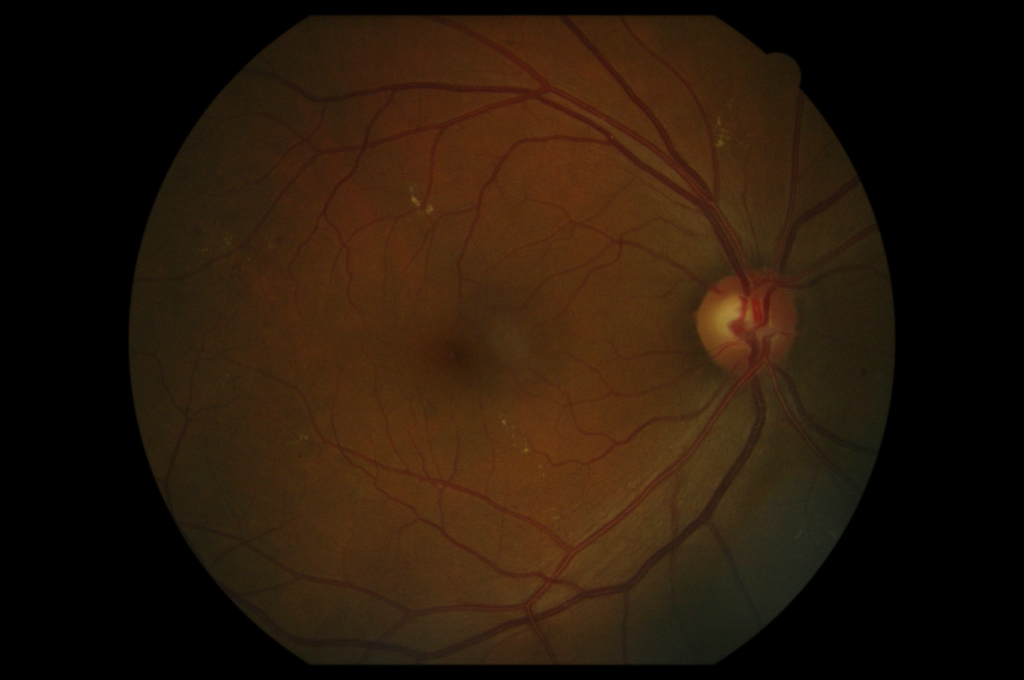
#> input picture reports/figures/examples/C0021833.jpg, 2048 x 1360 px (shown at 1/2 size)
$ jupyter execute eye_report.ipynb   (shell and % lines are left out)   (older library calls are emulated)
#> lines starting #> are read from the running program, lines starting #| are printed output that depends on the picture; after the words box and inside, x2 and y2 are one past the last pixel; in counts of white or black regions, pixels touching at a corner belong together
#> further down, img is the input picture: shape (1360, 2048, 3); mean R, G, B 40.1, 24.2, 10.3
# Summary Report for Eye Projects

Darvin Yi (darvinyi[at]Stanford[dot]edu)
Carson Lam (carsonl[at]Stanford[dot]edu)

We can give the summary reports for the following projects:
- Data Preprocessing
- Exudate/Microaneurysm Segmentation
- Diabetic Retinopathy Classification
- Sliding Window Abnormality Detection

# Data Preprocessing

We do a few things, but we'll focus on showing off the following:
- Tight Cropping
- Adaptive Histogram Equalization

## Tight Cropping

Most of the image will be black background.  Thus, we want to crop very tightly around the eye as much as possible to give the network the most information as possible.

[cell 1]
import numpy as np
import scipy.misc
from skimage.filters import threshold_otsu
from skimage import measure,exposure

import matplotlib.pyplot as plt

# Function to do cropping
def tight_crop(img,size=None):
    img_gray = np.mean(img, 2)
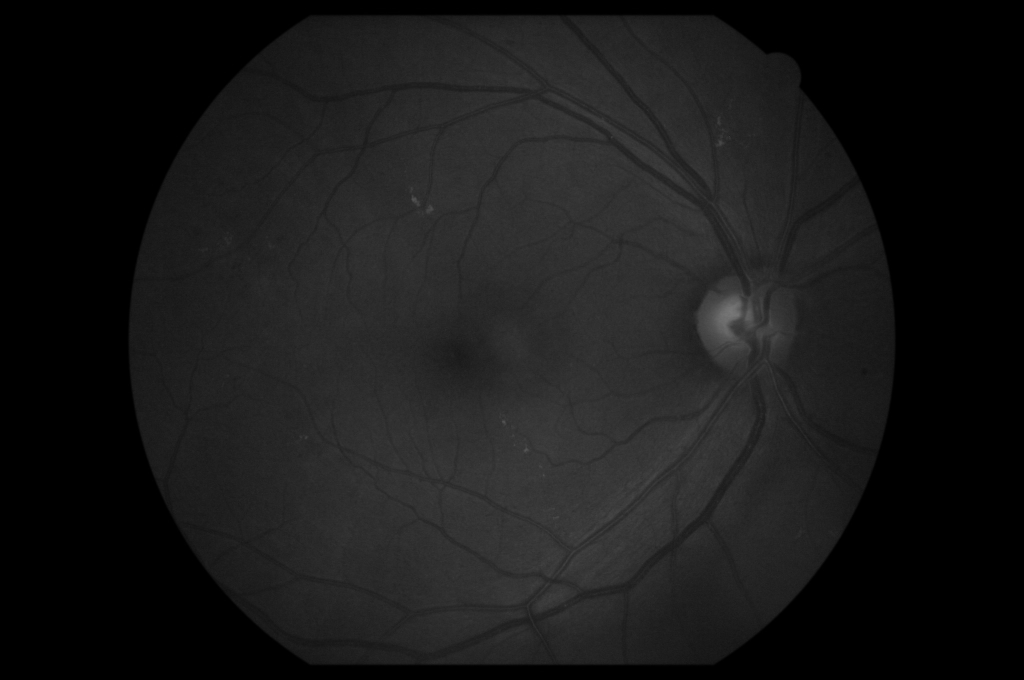
#> img_gray: shape (1360, 2048) float32 (shown at 1/2 size); min 0, max 0.477, mean 0.0976
    img_bw = img_gray > threshold_otsu(img_gray)
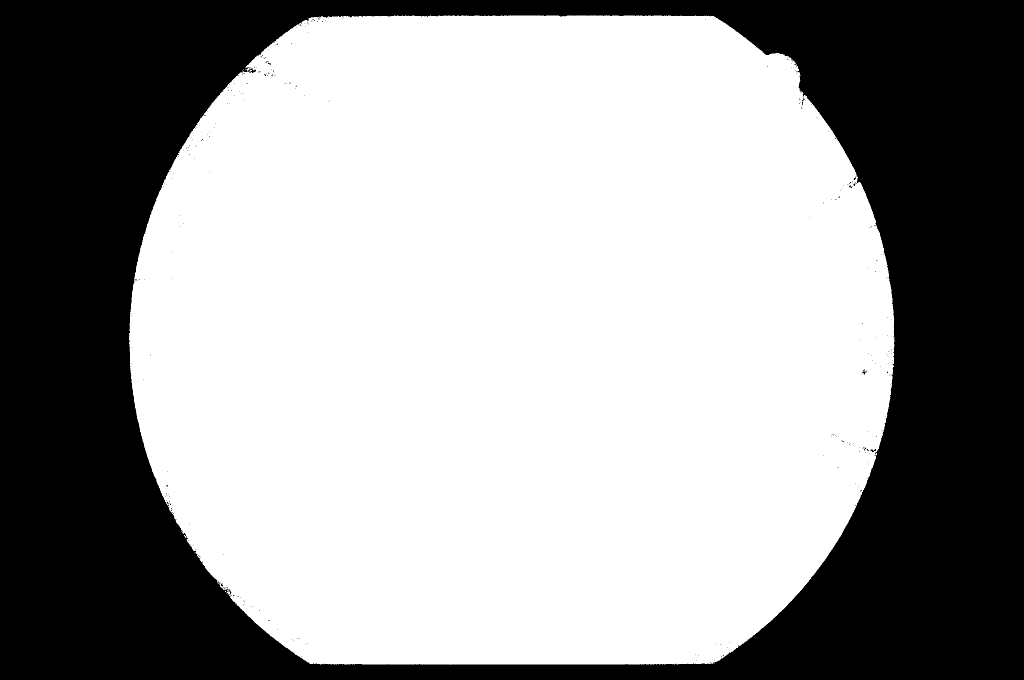
#> img_bw: shape (1360, 2048) bool (shown at 1/2 size); 61.4% white; 286 black regions (282 under 20 px), largest, box (x1, y1, x2, y2) and area: (0, 0, 2048, 1360) 1075547, (1725, 739, 1734, 749) 38, (1740, 898, 1752, 904) 35, (1603, 195, 1609, 211) 27
    img_label = measure.label(img_bw, background=0)
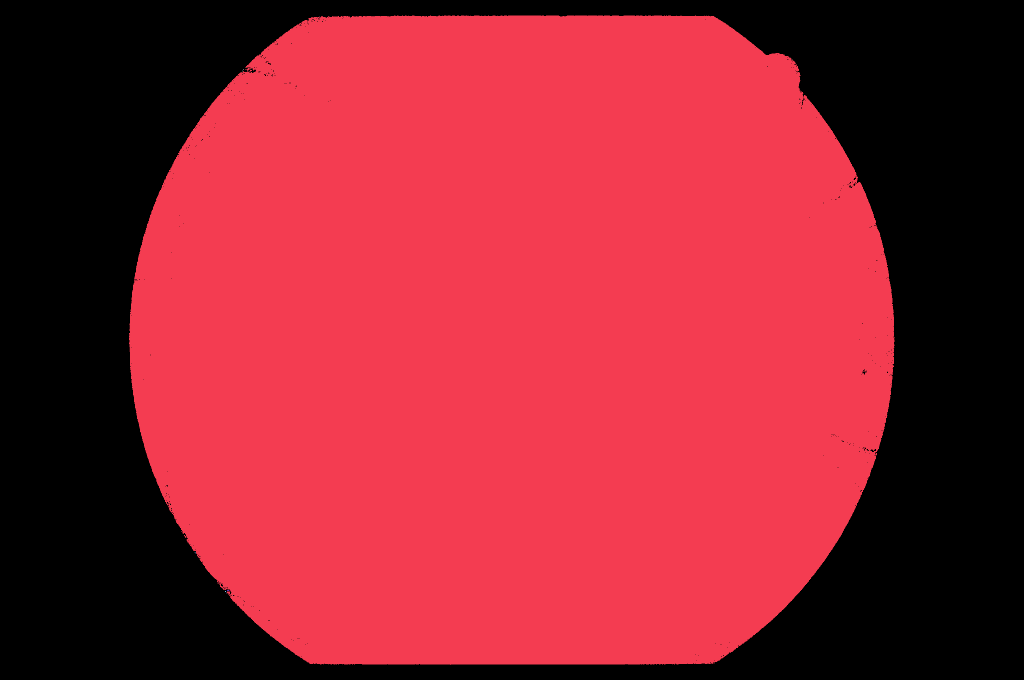
#> img_label: shape (1360, 2048) int32 (shown at 1/2 size); 10 distinct labels, from 0 to 9; one colour per label, 0 black
    largest_label = np.argmax(np.bincount(img_label.flatten())[1:]) + 1
#> largest_label = 1
    img_circ = (img_label == largest_label)
    img_xs = np.sum(img_circ, 0)
#> img_xs = 2048 values, max 1299 at index 900, min 0 at index 0, mean 834.5
    img_ys = np.sum(img_circ, 1)
#> img_ys = 1360 values, max 1531 at index 676, min 0 at index 0, mean 1256.6
    xs = np.where(img_xs > 0)
    ys = np.where(img_ys > 0)
    y_lo = np.min(ys)
#> y_lo = 31
    y_hi = np.max(ys)
#> y_hi = 1329
    x_lo = np.min(xs)
#> x_lo = 258
    x_hi = np.max(xs)
#> x_hi = 1788
    img_crop = img[y_lo:y_hi, x_lo:x_hi, :]
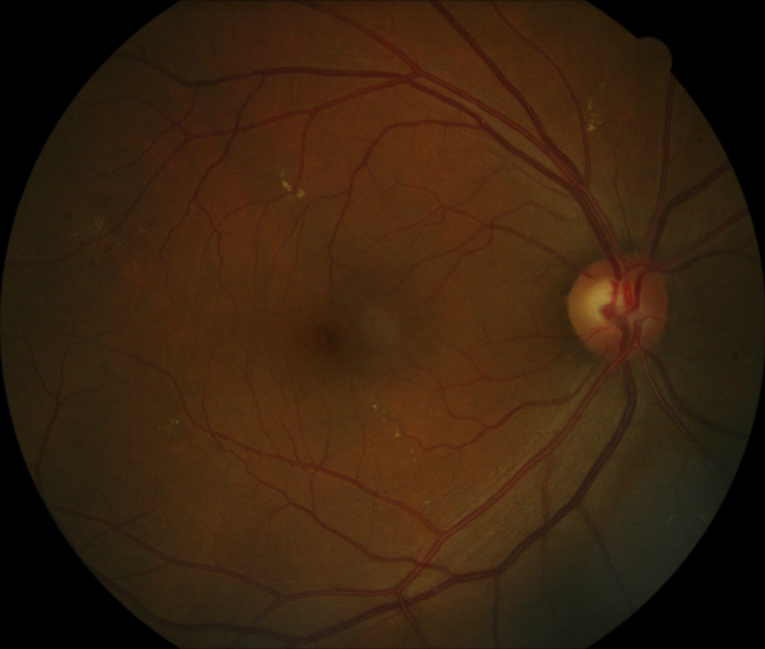
#> img_crop: shape (1298, 1530, 3) float32 (shown at 1/2 size); mean R, G, B 0.221, 0.134, 0.0572
    return img_crop

[cell 2]
# Filepath
path_img = "figures/examples/C0021833.jpg"

# Reading in Image
img = scipy.misc.imread(path_img)
img = img.astype(np.float32)
img /= 255

# Cropping Image
img_crop = tight_crop(img)

# Plotting
plt.rcParams['figure.figsize'] = [18,12]
fig,ax = plt.subplots(1,2)
ax[0].imshow(img)
ax[0].axis('off')
ax[0].set_title('Original')
ax[1].imshow(img_crop)
ax[1].axis('off')
ax[1].set_title('Tight Crop')

## Adaptive Histogram Equalization

Basically, working with 8-bit images where the signal is quite subtle, we chose to put each channel through an adaptive histogram equalization to make sure interesting features were not lost.

[cell 3]
# Function for AHE
def channelwise_ahe(img):
    img_ahe = img.copy()
    for i in range(img.shape[2]):
        img_ahe[:,:,i] = exposure.equalize_adapthist(img[:,:,i], clip_limit=0.03)
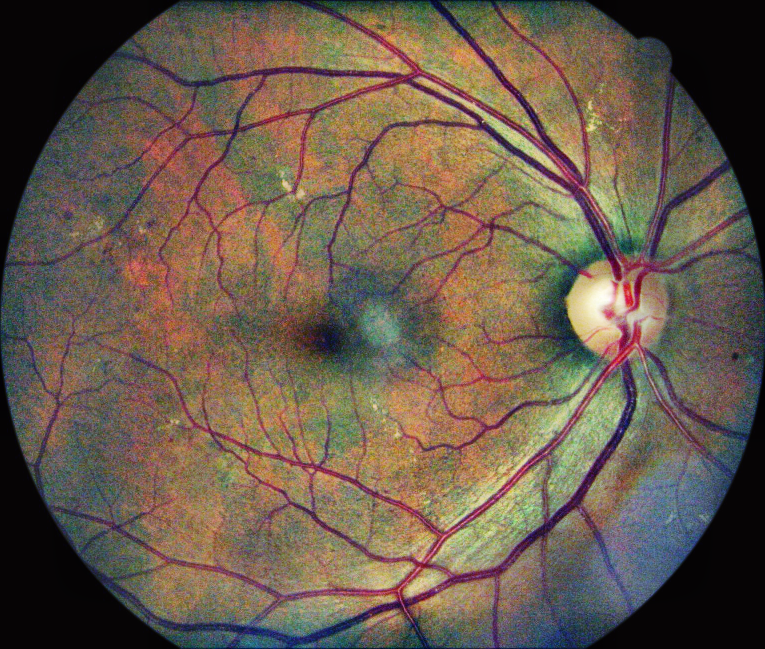
#> img_ahe: shape (1298, 1530, 3) float32 (shown at 1/2 size); mean R, G, B 0.416, 0.357, 0.3
    return img_ahe

[cell 4]
# Do Contrast Enhancement
img_ahe = channelwise_ahe(img_crop)

# Plotting
plt.rcParams['figure.figsize'] = [18,12]
fig,ax = plt.subplots(1,2)
ax[0].imshow(img_crop)
ax[0].axis('off')
ax[0].set_title('Original')
ax[1].imshow(img_ahe)
ax[1].axis('off')
ax[1].set_title('High Contrast')

To see why this contrast enhancement is helpful, we can look at microaneurysms.

[cell 5]
img_MA = img_crop[825:925,250:450,:]
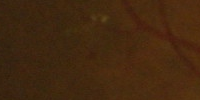
#> img_MA: shape (100, 200, 3) float32; mean R, G, B 0.266, 0.158, 0.062
img_MA_ahe = img_ahe[825:925,250:450,:]
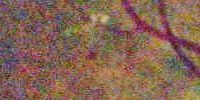
#> img_MA_ahe: shape (100, 200, 3) float32; mean R, G, B 0.524, 0.399, 0.326

# Plotting
plt.rcParams['figure.figsize'] = [18,12]
fig,ax = plt.subplots(1,2)
ax[0].imshow(img_MA)
ax[0].axis('off')
ax[0].set_title('Original')
ax[1].imshow(img_MA_ahe)
ax[1].axis('off')
ax[1].set_title('High Contrast')

$ run again, with reports/figures/examples/C0021835.jpg copied over reports/figures/examples/C0021833.jpg
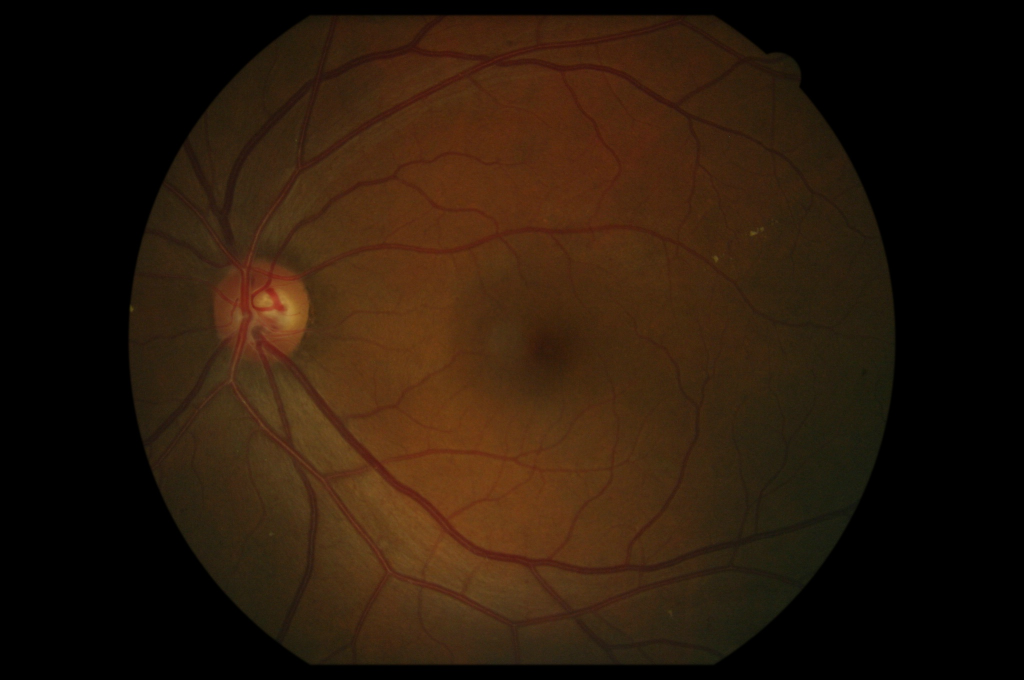
#> input picture reports/figures/examples/C0021835.jpg, 2048 x 1360 px (shown at 1/2 size)
#> img is the input picture: shape (1360, 2048, 3); mean R, G, B 42, 25.2, 10.9
#> img_bw: shape (1360, 2048) bool; 61.2% white; 1096 black regions (1079 under 20 px), largest, box (x1, y1, x2, y2) and area: (0, 0, 2048, 1360) 1078221, (1601, 1033, 1645, 1052) 203, (1644, 1028, 1660, 1044) 87
#> in tight_crop, `img_label = measure.label(img_bw, background=0)`:
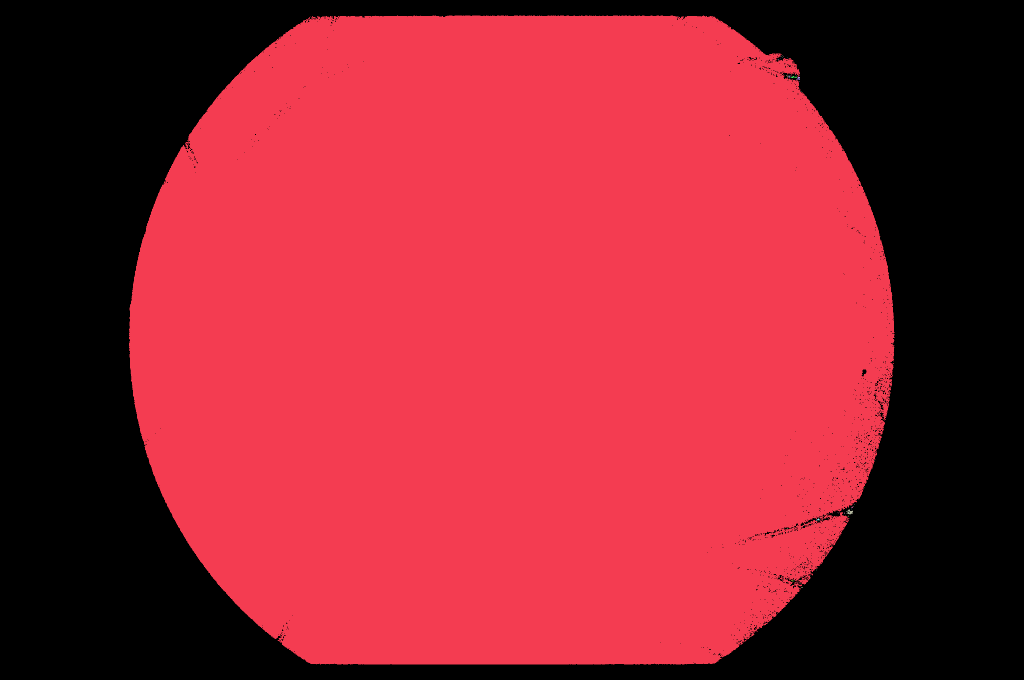
#> img_label: shape (1360, 2048) int32 (shown at 1/2 size); 37 distinct labels, from 0 to 36; one colour per label, 0 black
#> largest_label = 1
#> img_circ: shape (1360, 2048) bool; 61.2% white; 1096 black regions (1079 under 20 px), largest, box (x1, y1, x2, y2) and area: (0, 0, 2048, 1360) 1078418, (1601, 1033, 1645, 1052) 220, (1644, 1028, 1660, 1044) 87
#> img_xs = 2048 values, max 1298 at index 751, min 0 at index 0, mean 831.7
#> img_ys = 1360 values, max 1531 at index 669, min 0 at index 0, mean 1252.5
#> y_lo = 31
#> y_hi = 1328
#> x_lo = 258
#> x_hi = 1788
#> `img_MA_ahe = img_ahe[825:925,250:450,:]`:
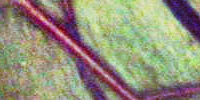
#> img_MA_ahe: shape (100, 200, 3) float32; mean R, G, B 0.586, 0.569, 0.484
